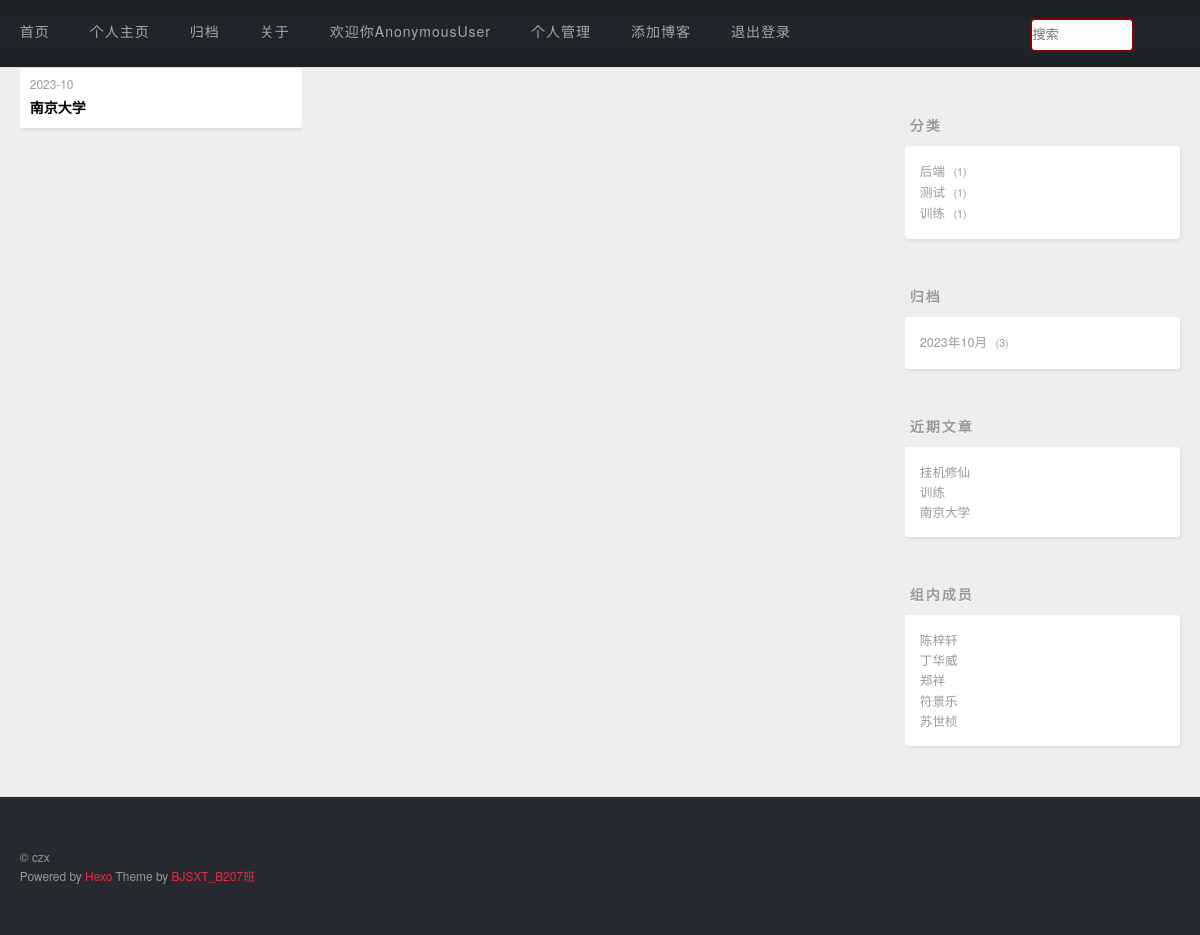
The app's page /post/category/2 with its own data.
### post/models.py (models this page shows, shortened)
class Post(models.Model):
    user = models.ForeignKey(User, verbose_name='用户名', default=1,on_delete=models.CASCADE)
    title = models.CharField(max_length=100, unique=True, verbose_name='标题')
    desc = models.CharField(max_length=200, verbose_name='简介')
    content = RichTextField(verbose_name='内容')
    created = models.DateTimeField(auto_now_add=True)
    modified = models.DateTimeField(auto_now=True)
    isdelete = models.BooleanField(default=False, verbose_name='是否删除')
    category = models.ForeignKey(Category, verbose_name='所属类别',default=1, on_delete=models.CASCADE)
    tag = models.ManyToManyField(Tag, verbose_name='所属标签')
    class Meta:
        db_table = 't_post'
        verbose_name_plural = '帖子'

### post/views.py (the view)
# urls.py: path('category/<int:category_id>', views.getPostByCid, name='category_posts'),
def getPostByCid(request,category_id=1):
    category_id = int(category_id)
    c_post = Post.objects.filter(category__id=category_id)
    return render(request,'postlist.html',{'c_post':c_post})

### post/plus.py (called while the page is built)
def getRightInfo(request):
    r_cate_post = Post.objects.values('category__cname','category').annotate(c=Count('*')).order_by('-c')
    r_recent_post = Post.objects.order_by('-created')[:3]
    cursor = connection.cursor()
    r_file_post = cursor.execute('select created,count("*") count from t_post GROUP by strftime("%Y-%m",created) order by count desc ')
    return {'r_cate_post':r_cate_post,'r_recent_post':r_recent_post,'r_file_post':r_file_post}

def getHeaderInfo(request):
    user = request.user
    return {'user':user}

### post/templates/postlist.html (shortened to what this page needs)
{% extends 'base.html' %}
{% block main %}
    <div id="main">
        <div class="archives">
            {% for cp in c_post %}
                <article class="archive-article archive-type-post">
                  <div class="archive-article-inner">
                    <header class="archive-article-header">
                    <a href="#" class="archive-article-date">
                         <time>{{ cp.created|date:'Y-m' }}</time>
                    </a>
                     <h1 itemprop="name">
                          <a class="archive-article-title" target="_blank" href="/post/{{ cp.id }}">{{ cp.title }}</a>
                     </h1>
                     </header>
                  </div>
                </article>
            {% empty %}
                无记录
            {% endfor %}
        </div>
    </div>
{% endblock %}

### templates/right.html
<aside id="sidebar">
  <div class="widget-wrap">
    <h3 class="widget-title">分类</h3>
    <div class="widget">
      <ul class="category-list">
        {% for rc in r_cate_post %}
            <li class="category-list-item">
              <a class="category-list-link" href="/post/category/{{ rc.category }}">{{ rc.category__cname }}</a>
              <span class="category-list-count">{{ rc.c }}</span>
            </li>
        {% endfor %}
      </ul>
      </div>
  </div>
  <div class="widget-wrap">
    <h3 class="widget-title">归档</h3>
    <div class="widget">
      <ul class="archive-list">
        {% for rf in r_file_post %}
            <li class="archive-list-item">
              <a class="archive-list-link" href="/post/archive/{{ rf.0|date:'Y' }}/{{ rf.0|date:'m' }}">{{ rf.0|date:'Y' }}年{{ rf.0|date:'m' }}月</a>
              <span class="archive-list-count">{{ rf.1 }}</span>
            </li>
        {% endfor %}
      </ul>
    </div>
  </div>
  <div class="widget-wrap">
    <h3 class="widget-title">近期文章</h3>
    <div class="widget">
      <ul>
        {% for rr in r_recent_post %}
            <li>
                <a href="/post/{{ rr.id }}" target="_blank">{{ rr.title|truncatechars:'10' }}</a>
            </li>
        {% endfor %}
      </ul>
    </div>
  </div>
  <div class="widget-wrap">
    <h3 class="widget-title">组内成员</h3>
    <div class="widget">
      <ul>
          <li>
            <a href="http://www.bjsxt.com/" target="_blank">陈梓轩</a>
          </li>
          <li>
            <a href="http://www.sxt.cn/" target="_blank">丁华威</a>
          </li>
          <li>
            <a href="http://www.bjsxt.com/" target="_blank">郑祥</a>
          </li>
          <li>
            <a href="http://www.bjsxt.com/" target="_blank">符景乐</a>
          </li>
          <li>
            <a href="http://www.bjsxt.com/" target="_blank">苏世桢</a>
          </li>
      </ul>
    </div>
  </div>
</aside>

### static/css/style.css (style rules this page uses)
body { zoom: 1; width: 100%; }
body:before, body:after { content: ""; display: table; }
body:after { clear: both; }
html, body, div, span, applet, object, iframe, h1, h2, h3, h4, h5, h6, p, blockquote, pre, a, abbr, acronym, address, big, cite, code, del, dfn, em, img, ins, kbd, q, s, samp, small, strike, strong, sub, sup, tt, var, dl, dt, dd, ol, ul, li, fieldset, form, label, legend, table, caption, tbody, tfoot, thead, tr, th, td { margin: 0; padding: 0; border: 0; outline: 0; font-weight: inherit; font-style: inherit; font-family: inherit; font-size: 100%; vertical-align: baseline; }
body { line-height: 1; color: #000; background: #fff; }
ol, ul { list-style: none; }
html, body, #container { height: 100%; }
body { background: #eee; font: 14px/1.6em "瀵邦喛钂嬮梿鍛寸拨", "Microsoft Yahei", "Droid Sans", Helvetica Neue, Helvetica, Arial, sans-serif; -webkit-text-size-adjust: 100%; }
@media screen and (min-width: 768px) { #main { display: inline; float: left; width: 73.3333333333333%; margin: 0 0.8333333333333%; } }
.article-date, .article-category-link, .archive-year, .widget-title { text-decoration: none; text-transform: uppercase; letter-spacing: 2px; color: #999; margin-bottom: 1em; margin-left: 5px; line-height: 1em; text-shadow: 0 1px #fff; font-weight: bold; }
.article-inner, .archive-article-inner { background: #fff; -webkit-box-shadow: 1px 2px 3px #ddd; box-shadow: 1px 2px 3px #ddd; -webkit-border-radius: 3px; border-radius: 3px; }
.article-entry ul, .widget ul, .article-entry ol, .widget ol, .article-entry dl, .widget dl { margin: 0 20px; line-height: 1.6em; }
.article-entry ul, .widget ul { list-style: disc; }
.archives { zoom: 1; }
.archives:before, .archives:after { content: ""; display: table; }
.archives:after { clear: both; }
.archives { -webkit-column-gap: 10px; -moz-column-gap: 10px; column-gap: 10px; }
@media screen and (min-width: 768px) { .archives { -webkit-column-count: 3; -moz-column-count: 3; column-count: 3; } }
.archive-article { -webkit-column-break-inside: avoid; page-break-inside: avoid; overflow: hidden; break-inside: avoid-column; }
.archive-article-inner { padding: 10px; margin-bottom: 15px; }
.archive-article-title { text-decoration: none; font-weight: bold; color: #000; -webkit-transition: color 0.2s; -moz-transition: color 0.2s; -o-transition: color 0.2s; -ms-transition: color 0.2s; transition: color 0.2s; line-height: 1.6em; }
.archive-article-date { color: #999; text-decoration: none; font-size: 0.85em; line-height: 1em; margin-bottom: 0.5em; display: block; }
@media screen and (min-width: 768px) { #sidebar { display: inline; float: left; width: 23.3333333333333%; margin: 0 0.8333333333333%; } }
.widget-wrap { margin: 50px 0; }
.widget { color: #777; text-shadow: 0 1px #fff; background: #fff; -webkit-box-shadow: 1px 2px 3px #ddd; box-shadow: 1px 2px 3px #ddd; padding: 15px; -webkit-border-radius: 3px; border-radius: 3px; }
.widget a { color: #999; text-decoration: none; }
.widget { line-height: 1.6em; word-wrap: break-word; font-size: 0.9em; }
.widget ul, .widget ol { list-style: none; margin: 0; }
.category-list-count, .tag-list-count, .archive-list-count { padding-left: 5px; color: #999; font-size: 0.85em; }
.category-list-count:before, .tag-list-count:before, .archive-list-count:before { content: "("; }
.category-list-count:after, .tag-list-count:after, .archive-list-count:after { content: ")"; }

### records on screen
Post: created "2023-10", title "南京大学"
Post: title "挂机修仙"
Post: title "训练"

### other values on screen
{{ user }} "AnonymousUser"
{{ rc.category__cname }} "后端" "测试" "训练"
{{ rc.c }} "1" "1" "1"
{{ rf.0|date:'Y' }} "2023"
{{ rf.0|date:'m' }} "10"
{{ rf.1 }} "3"
